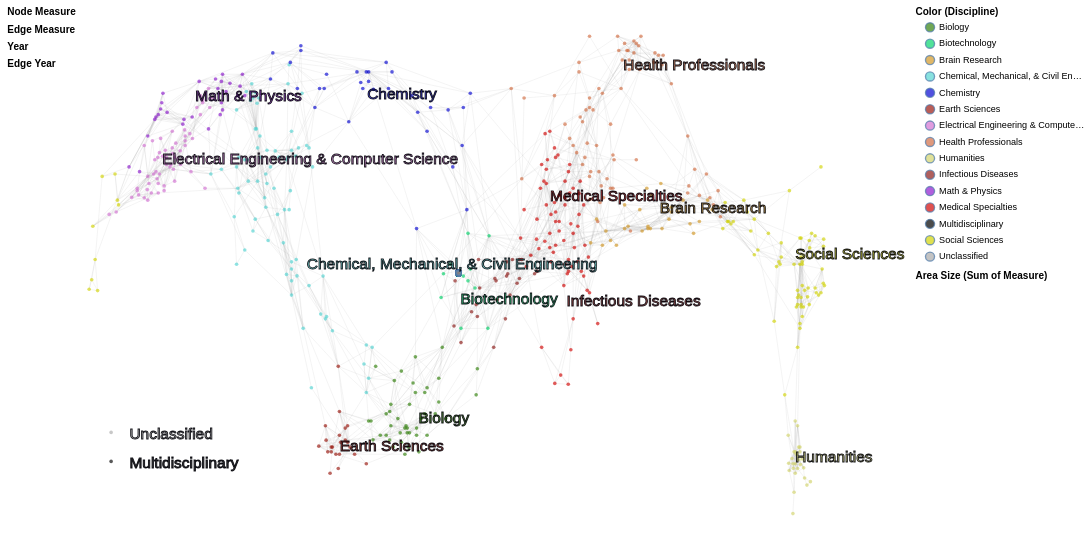

Express this chart as Vega-Lite.
### Vega-Lite specification from a JSON file in a GitHub repository (floating-point values rounded to 4 significant figures; data arrays with more than 128 entries replaced by an {"elided": "..."} marker saying what was removed)
{"$schema": "https://vega.github.io/schema/vega-lite/v4.json", "description": "The UCSD Map of Science visualization depicts a network of 554 subdiscipline nodes that are aggregated into 13 main disciplines of science. Each discipline has a distinct color and is labeled. Record sets (e.g., journal papers) are represented by circles centered at specific subdisciplines--matched based on journal names. The “Unclassified” and “Multidisciplinary” circles in the lower left represent all records that could not be matched and all records that were published in multidisciplinary journals such as Science, Nature, etc., respectively. Circle area is proportional to the number of papers, and the minimum and maximum values are given in the legend. Circle tooltips reveal the names of subdiscipline nodes.", "autosize": {"type": "fit", "resize": true, "contains": "padding"}, "padding": 8, "width": 1200, "height": 600, "config": {"view": {"strokeOpacity": 0}}, "resolve": {"scale": {"opacity": "independent", "size": "independent"}}, "layer": [{"mark": "text", "data": {"name": "nodes"}, "selection": {"measure": {"type": "single", "fields": ["measure"], "bind": "legend", "init": {"measure": "# Citations"}, "empty": "none"}}, "encoding": {"opacity": {"field": "measure", "type": "ordinal", "legend": {"title": "Node Measure", "orient": "left", "symbolSize": 0}}}}, {"mark": "text", "data": {"name": "edges"}, "selection": {"edgeMeasure": {"type": "single", "fields": ["edgeMeasure"], "bind": "legend", "init": {"edgeMeasure": "# Citations"}, "empty": "none"}}, "encoding": {"opacity": {"field": "edgeMeasure", "type": "ordinal", "legend": {"title": "Edge Measure", "orient": "left", "symbolSize": 0}}}}, {"mark": "text", "data": {"name": "nodes"}, "transform": [{"filter": {"selection": "measure"}}], "selection": {"year": {"type": "multi", "fields": ["year"], "bind": "legend", "empty": "all"}}, "encoding": {"opacity": {"field": "year", "type": "ordinal", "sort": "descending", "legend": {"title": "Year", "orient": "left", "symbolSize": 0}}}}, {"mark": "text", "data": {"name": "edges"}, "transform": [{"filter": {"selection": "edgeMeasure"}}], "selection": {"edgeYear": {"type": "multi", "fields": ["edgeYear"], "bind": "legend", "empty": "all"}}, "encoding": {"opacity": {"field": "edgeYear", "type": "ordinal", "sort": "descending", "legend": {"title": "Edge Year", "orient": "left", "symbolSize": 0}}}}, {"mark": "point", "data": {"name": "subdisciplines"}, "transform": [{"lookup": "disc_id", "from": {"data": {"name": "disciplines"}, "key": "disc_id", "fields": ["disc_name", "color"]}, "as": ["disc_name", "disc_color"]}], "selection": {"disc_name": {"type": "multi", "fields": ["disc_name"], "bind": "legend", "empty": "all"}}, "encoding": {"fill": {"field": "disc_name", "scale": {"range": {"field": "disc_color"}}, "legend": {"title": "Color (Discipline)", "symbolOffset": 10, "orient": "right"}}}}, {"mark": {"type": "rule", "color": "#9b9b9b", "strokeOpacity": 0.12, "strokeWidth": 1}, "data": {"name": "subdisciplineEdges"}, "transform": [{"lookup": "subd_id1", "from": {"data": {"name": "subdisciplines"}, "key": "subd_id", "fields": ["x", "y", "subd_name"]}}, {"lookup": "subd_id2", "from": {"data": {"name": "subdisciplines"}, "key": "subd_id", "fields": ["x", "y", "subd_name"]}, "as": ["x2", "y2", "subd2_name"]}], "encoding": {"x": {"field": "x", "type": "quantitative", "scale": {"domain": [100, 500]}, "axis": null}, "y": {"field": "y", "type": "quantitative", "scale": {"domain": [0, 275]}, "axis": null}, "x2": {"field": "x2", "type": "quantitative"}, "y2": {"field": "y2", "type": "quantitative"}}}, {"mark": {"type": "rule", "color": "#00ff00", "strokeOpacity": 0.4}, "data": {"name": "edges"}, "transform": [{"filter": {"selection": "edgeMeasure"}}, {"filter": {"selection": "edgeYear"}}, {"lookup": "subd_id1", "from": {"data": {"name": "subdisciplines"}, "key": "subd_id", "fields": ["x", "y", "subd_name"]}}, {"lookup": "subd_id2", "from": {"data": {"name": "subdisciplines"}, "key": "subd_id", "fields": ["x", "y", "subd_name"]}, "as": ["x2", "y2", "subd2_name"]}], "encoding": {"x": {"field": "x", "type": "quantitative", "scale": {"domain": [100, 500]}, "axis": null}, "y": {"field": "y", "type": "quantitative", "scale": {"domain": [0, 275]}, "axis": null}, "x2": {"field": "x2", "type": "quantitative"}, "y2": {"field": "y2", "type": "quantitative"}, "strokeWidth": {"aggregate": "sum", "field": "weight", "scale": {"type": "log", "rangeMin": 1, "rangeMax": 20}, "legend": null}, "tooltip": [{"field": "subd_name", "type": "nominal", "title": "Source Subdiscipline"}, {"field": "subd2_name", "type": "nominal", "title": "Target Subdiscipline"}, {"field": "edgeMeasure", "type": "nominal", "title": "Measure"}, {"aggregate": "sum", "field": "weight", "format": ",", "title": "Sum of Measure"}]}}, {"mark": {"type": "point", "shape": "circle", "size": 16, "strokeOpacity": 0, "strokeWidth": 0.5, "stroke": "#000007", "fillOpacity": 0.65}, "data": {"name": "subdisciplines"}, "transform": [{"lookup": "disc_id", "from": {"data": {"name": "disciplines"}, "key": "disc_id", "fields": ["disc_name", "color"]}, "as": ["disc_name", "disc_color"]}], "encoding": {"x": {"field": "x", "type": "quantitative", "scale": {"domain": [100, 500]}, "axis": null}, "y": {"field": "y", "type": "quantitative", "scale": {"domain": [0, 275]}, "axis": null}, "fill": {"field": "disc_name", "type": "nominal"}, "tooltip": [{"field": "disc_name", "type": "nominal", "title": "Discipline"}, {"field": "subd_name", "type": "nominal", "title": "Subdiscipline"}]}}, {"mark": "point", "data": {"name": "nodes"}, "transform": [{"filter": {"selection": "measure"}}, {"filter": {"selection": "year"}}, {"lookup": "subd_id", "from": {"data": {"name": "subdisciplines"}, "key": "subd_id", "fields": ["x", "y", "subd_id", "subd_name", "disc_id"]}}, {"lookup": "disc_id", "from": {"data": {"name": "disciplines"}, "key": "disc_id", "fields": ["disc_name", "color"]}, "as": ["disc_name", "disc_color"]}, {"filter": {"selection": "disc_name"}}], "encoding": {"x": {"field": "x", "type": "quantitative", "scale": {"domain": [100, 500]}, "axis": null}, "y": {"field": "y", "type": "quantitative", "scale": {"domain": [0, 275]}, "axis": null}, "shape": {"value": "circle"}, "strokeOpacity": {"value": 1}, "strokeWidth": {"value": 0.5}, "fillOpacity": {"value": 0.9}, "stroke": {"value": "#000007"}, "fill": {"field": "disc_name", "type": "nominal"}, "size": {"aggregate": "sum", "field": "measureCount", "scale": {"type": "log", "rangeMin": 20}, "legend": {"title": "Area Size (Sum of Measure)", "symbolOffset": 10, "orient": "right", "offset": 100}}, "tooltip": [{"field": "disc_name", "type": "nominal", "title": "Discipline"}, {"field": "subd_name", "type": "nominal", "title": "Subdiscipline"}, {"field": "measure", "type": "nominal", "title": "Measure"}, {"aggregate": "sum", "field": "measureCount", "format": ",", "title": "Sum of Measure"}]}}, {"mark": {"type": "text", "fontSize": 17, "fillOpacity": 0.75, "strokeOpacity": 0.9, "stroke": "#000007", "strokeWidth": 1, "align": "left", "baseline": "middle"}, "data": {"name": "disciplineLabels"}, "encoding": {"x": {"field": "x", "type": "quantitative", "scale": {"domain": [100, 500]}, "axis": null}, "y": {"field": "y", "type": "quantitative", "scale": {"domain": [0, 275]}, "axis": null}, "color": {"field": "color", "type": "nominal", "scale": null, "legend": null}, "text": {"field": "disc_name", "type": "nominal"}}}], "datasets": {"nodes": [], "edges": [], "disciplines": [{"disc_name": "Biology", "color": "#33820D", "alt_color": -2186398, "y": 62, "x": 278, "disc_id": 1}, {"disc_name": "Biotechnology", "color": "#07D46D", "alt_color": -11697, "y": 124, "x": 301, "disc_id": 2}, {"disc_name": "Medical Specialties", "color": "#D30706", "alt_color": -22784, "y": 177, "x": 350, "disc_id": 3}, {"disc_name": "Chemical, Mechanical, & Civil Engineering", "color": "#55D4D2", "alt_color": -39396, "y": 142, "x": 217, "disc_id": 4}, {"disc_name": "Chemistry", "color": "#0707D2", "alt_color": -2408414, "y": 230, "x": 250, "disc_id": 5}, {"disc_name": "Earth Sciences", "color": "#9B180F", "alt_color": -48328, "y": 48, "x": 235, "disc_id": 6}, {"disc_name": "Electrical Engineering & Computer Science", "color": "#D372D2", "alt_color": -44173, "y": 196, "x": 138, "disc_id": 7}, {"disc_name": "Brain Research", "color": "#D39827", "alt_color": -1146456, "y": 171, "x": 410, "disc_id": 8}, {"disc_name": "Humanities", "color": "#D3D46D", "alt_color": -1162327, "y": 42, "x": 484, "disc_id": 9}, {"disc_name": "Infectious Diseases", "color": "#8D1B18", "alt_color": -4970894, "y": 149, "x": 359, "disc_id": 10}, {"disc_name": "Math & Physics", "color": "#8E1BCE", "alt_color": -7260020, "y": 229, "x": 156, "disc_id": 11}, {"disc_name": "Health Professionals", "color": "#D36E44", "alt_color": -5483836, "y": 245, "x": 390, "disc_id": 12}, {"disc_name": "Social Sciences", "color": "#D3D406", "alt_color": -5014843, "y": 147, "x": 484, "disc_id": 13}, {"disc_name": "Multidisciplinary", "color": "#000000", "y": 40, "x": 110, "disc_id": 14}, {"disc_name": "Unclassified", "color": "#AAAAAA", "y": 55, "x": 110, "disc_id": 15}], "disciplineLabels": [{"disc_name": "Biology", "color": "#33820D", "lngshrt": -19.25, "lng": -19.8, "latshrt": -51.28, "y": 62, "lat": -54.29, "disc_id": 1, "x": 278}, {"disc_name": "Biotechnology", "color": "#07D46D", "lngshrt": 0.875, "lng": 0.9, "latshrt": -8.603, "y": 124, "lat": -9.109, "disc_id": 2, "x": 301}, {"disc_name": "Medical Specialties", "color": "#D30706", "lngshrt": 43.75, "lng": 45, "latshrt": 27.87, "y": 177, "lat": 29.51, "disc_id": 3, "x": 350}, {"disc_name": "Chemical, Mechanical, & Civil Engineering", "color": "#55D4D2", "lngshrt": -72.62, "lng": -74.7, "latshrt": 3.785, "y": 142, "lat": 4.008, "disc_id": 4, "x": 217}, {"disc_name": "Chemistry", "color": "#0707D2", "lngshrt": -43.75, "lng": -45, "latshrt": 64.35, "y": 230, "lat": 68.14, "disc_id": 5, "x": 250}, {"disc_name": "Earth Sciences", "color": "#9B180F", "lngshrt": -56.88, "lng": -58.5, "latshrt": -60.91, "y": 48, "lat": -64.49, "disc_id": 6, "x": 235}, {"disc_name": "Electrical Engineering & Computer Science", "color": "#D372D2", "lngshrt": -141.8, "lng": -145.8, "latshrt": 40.95, "y": 196, "lat": 43.36, "disc_id": 7, "x": 138}, {"disc_name": "Brain Research", "color": "#D39827", "lngshrt": 96.25, "lng": 99, "latshrt": 23.74, "y": 171, "lat": 25.14, "disc_id": 8, "x": 410}, {"disc_name": "Humanities", "color": "#D3D46D", "lngshrt": 161, "lng": 165.6, "latshrt": -65.04, "y": 42, "lat": -68.87, "disc_id": 9, "x": 484}, {"disc_name": "Infectious Diseases", "color": "#8D1B18", "lngshrt": 51.62, "lng": 53.1, "latshrt": 8.603, "y": 123, "lat": 9.109, "disc_id": 10, "x": 359}, {"disc_name": "Math & Physics", "color": "#8E1BCE", "lngshrt": -126, "lng": -129.6, "latshrt": 63.66, "y": 229, "lat": 67.41, "disc_id": 11, "x": 156}, {"disc_name": "Health Professionals", "color": "#D36E44", "lngshrt": 78.75, "lng": 81, "latshrt": 74.68, "y": 245, "lat": 79.07, "disc_id": 12, "x": 390}, {"disc_name": "Social Sciences", "color": "#D3D406", "lngshrt": 161, "lng": 165.6, "latshrt": 7.227, "y": 147, "lat": 7.652, "disc_id": 13, "x": 484}, {"disc_name": "Multidisciplinary", "color": "#000000", "y": 39, "x": 120, "disc_id": -2}, {"disc_name": "Unclassified", "color": "#AAAAAA", "y": 54, "x": 120, "disc_id": -1}], "subdisciplines": {"elided": "556 records"}, "subdisciplineEdges": {"elided": "2276 records"}}}
